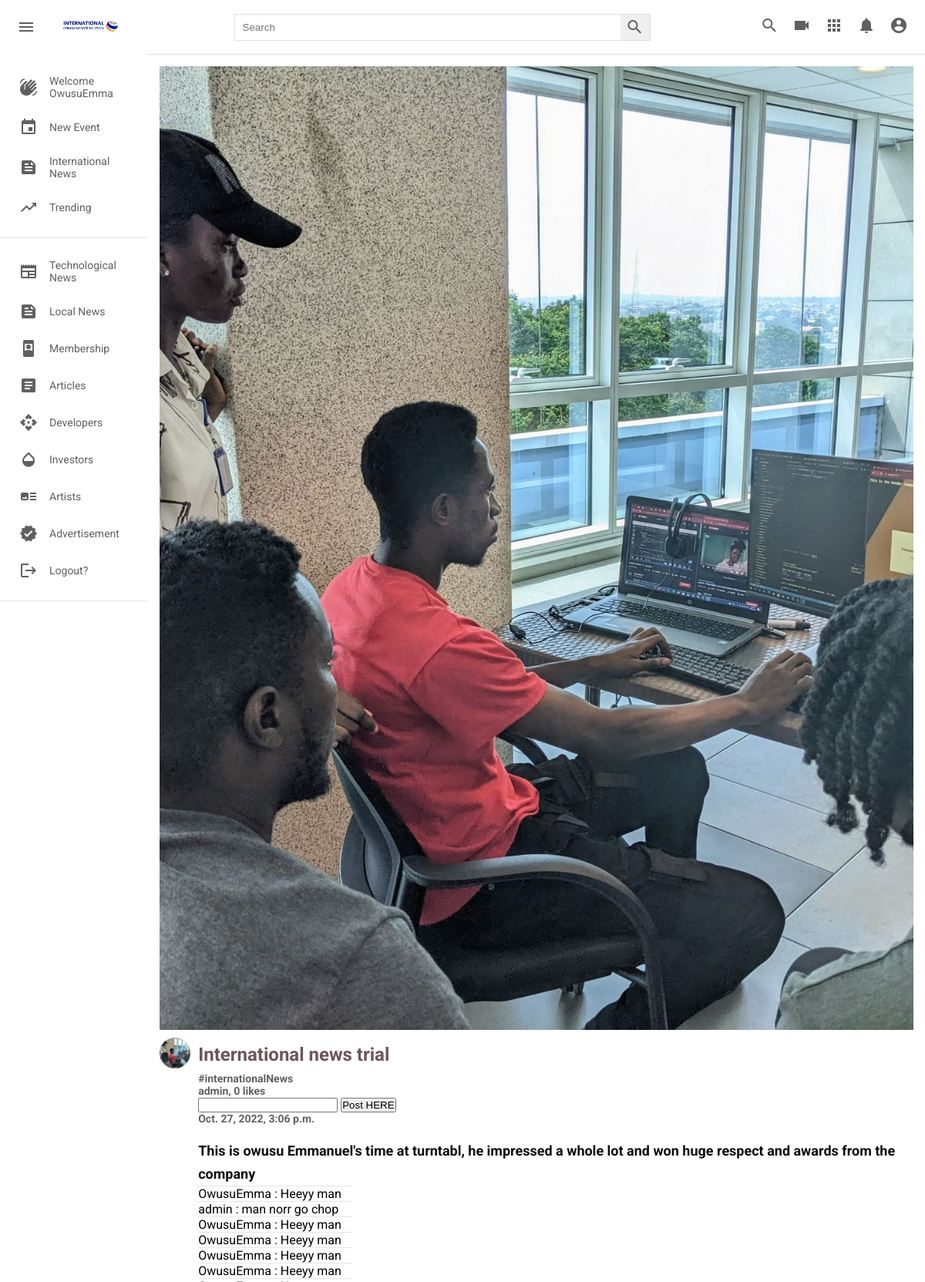
/internationalnewsDetail/1/ (signed in), run on the app's committed database.
### post/models.py (models this page shows, shortened)
class InternationalNews(models.Model):
    title = models.CharField(max_length=500, verbose_name="title", blank=True)
    picture = models.ImageField(upload_to=user_directory_path, verbose_name="Picture", null=True)
    caption = models.CharField(max_length=500000, verbose_name="Caption")
    posted = models.DateTimeField(auto_now_add=True)
    tag = models.ManyToManyField(Tag, related_name="internationalNews")
    user = models.ForeignKey(User, on_delete=models.CASCADE)
    likes = models.IntegerField(default=0)

class Tag(models.Model):
    title = models.CharField(max_length=100, verbose_name='tag')
    slug = models.SlugField(null=False, unique=True, default=uuid.uuid1)
    class Meta:
        verbose_name = 'Tag'
        verbose_name_plural = 'Tags'
    def __str__(self):
        return self.title

class InternationalNewsComment(models.Model):
    post = models.ForeignKey(InternationalNews, on_delete=models.CASCADE)
    user = models.ForeignKey(User, on_delete=models.CASCADE)
    body = models.TextField()
    date = models.DateTimeField(auto_now_add=True)

### post/views.py (the view)
# urls.py: path('internationalnewsDetail/<int:id>/', views.InternationNewsDetailedPage, name="internationalnewsDetail"),
def InternationNewsDetailedPage(request, id):
    if request.method == 'POST':
        post = InternationalNews.objects.get(id=id)
        body = request.POST.get("body")
        commment = InternationalNewsComment.objects.create(post=post, user=request.user, body=body)
        print(commment.body)
    detailed_page = InternationalNews.objects.get(pk=id)
    comments = InternationalNewsComment.objects.filter(post=detailed_page).order_by('-date')
    form = InternationalNewsCommentForm()
    context = {
        'detailed_page':detailed_page,
        'form':form,
        'comments': comments,
    }
    return render(request, 'int_detail_page.html', context)

### post/forms.py
class InternationalNewsCommentForm(forms.ModelForm):
    body = forms.CharField(widget=forms.TimeInput(attrs={'class':'input', 'placeholder':'Enter Comment'}),required=False)
    class Meta:
        model = InternationalNewsComment
        fields = ['body', 'user', 'post']

### templates/int_detail_page.html (shortened to what this page needs)
{% extends 'base.html' %}
{% load static %}
   {% block content %}
     <div class="detailPage_videos">
        <div class="detailPage_videos__container">
            <div class="detailPage_video">
                <div class="detailPage_video__thumbnail">
                <img src="{{ detailed_page.picture.url }}" alt="" />
                </div>
                <div class="video__details">
                    <div class="detailPage_author">
                        <img
                        src="{{ detailed_page.picture.url }}"
                        alt=""
                        />
                    </div>
                    <div class="detailPage_title">
                        <h3> <a href=""> {{ detailed_page.title }}</a></h3>
                        <h2><b>{% for tag in detailed_page.tag.all%}<a href="{{tag.get_absolute_url}}"> #{{tag}} </a><br>{% endfor %}</b></h2>
                        <h2><b><a href=""> {{detailed_page.user.username}}, {{detailed_page.likes}} likes </a></b></h2>
                        <form method="POST">
                          <input type="text" required name="body"/>
                          <button type="submit">Post HERE</button>
                        <h2> <b> <a href="">{{detailed_page.posted}}</a> </b></h2><br>
                        <h4> <a href=""> {{ detailed_page.caption }}</a></h4>
                        {% for comment in comments %}
                        <hr style="width:200px;">
                        {{comment.user.username}} : {{comment.body}}
                        {% endfor %}
                    </div>
                </div>
            </div>
        </div>
      </div>
    </div>
   {% endblock content %}

### templates/base.html (shortened to what this page needs)
{% load static %}
<html lang="en">
  <head>
    <link rel="stylesheet" href={% static 'styles.css'%} />
  </head>
  <body>
    {% if user.is_authenticated %}
    <div class="header">
      <div class="header__left">
        <i id="menu" class="material-icons">menu</i>
        <img
          src={% static 'images/mainlogo.jpg'%}
          alt=""
        />
      </div>
      <div class="header__search">
        <form action="">
          <input type="text" placeholder="Search" aria-label="Search" name="search" type="search" />
          <button><i class="material-icons">search</i></button>
        </form>
      </div>
      <div class="header__icons">
        <i class="material-icons display-this">search</i>
        <i class="material-icons">videocam</i>
        <i class="material-icons">apps</i>
        <i class="material-icons">notifications</i>
        <a href="{% url 'profile' request.user.username %}"
        class="nav-item nav-link {% if request.user.username in request.path %}active{% endif %}">
        <i class="material-icons display-this">account_circle</i>
        </a>
      </div>
    </div>
    <div class="mainBody">
      <div class="sidebar">
        <div class="sidebar__categories">
          <div class="sidebar__category">
            <i class="material-icons">waving_hand</i>
            <span>Welcome {{ user.username }}</span>
          </div>
          <div class="sidebar__category">
            <i class="material-icons">event</i>
            <span><a style="text-decoration:none; color: rgb(96, 96, 96);" href="{% url 'newevent' %}">New Event</a></span>
          </div>
          <div class="sidebar__category">
            <i class="material-icons">feed</i>
            <span><a style="text-decoration:none; color: rgb(96, 96, 96);" href="{% url 'internationalnews' %}">International News</a></span>
          </div>
          <div class="sidebar__category">
            <i class="material-icons">trending_up</i>
            <span><a style="text-decoration:none; color: rgb(96, 96, 96);" href="{% url 'trending' %}">Trending</a></span>
          </div>
        </div>
        <hr />
        <div class="sidebar__categories">
          <div class="sidebar__category">
            <i class="material-icons">newspaper</i>
            <span><a style="text-decoration:none; color: rgb(96, 96, 96);" href="{% url 'technologicalnews' %}">Technological News</a></span>
          </div>
          <div class="sidebar__category">
            <i class="material-icons">feed</i>
            <span><a style="text-decoration:none; color: rgb(96, 96, 96);" href="{% url 'localnews' %}">Local News</a></span>
          </div>
          <div class="sidebar__category">
            <i class="material-icons">remember_me</i>
            <span>Membership</span>
          </div>
          <div class="sidebar__category">
            <i class="material-icons">article</i>
            <span><a style="text-decoration:none; color: rgb(96, 96, 96);" href="{% url 'article' %}">Articles</a></span>
          </div>
          <div class="sidebar__category">
            <i class="material-icons">api</i>
            <span>Developers</span>
          </div>
          <div class="sidebar__category">
            <i class="material-icons">opacity</i>
            <span>Investors</span>
          </div>
          <div class="sidebar__category">
            <i class="material-icons">art_track</i>
            <span> Artists</span>
          </div>
          <div class="sidebar__category">
            <i class="material-icons">verified</i>
            <span>Advertisement</span>
          </div>
          <div class="sidebar__category">
            <i class="material-icons">logout</i>
            <span><a style="text-decoration:none; color: rgb(96, 96, 96);" href="{% url 'logout' %}">Logout?</a></span>
          </div>
        </div>
        <hr />
      </div>
      {% else %}
        <div class="alert alert-success" role="alert">
            <h3>Welcome!</h3>
            <a href="{% url 'register' %}">Signup</a>
            <a href="{% url 'login' %}">Login</a>
        </div>
      {% endif %}
    {% block content %}
    {% endblock content %}
  </body>
</html>

### static/styles.css (style rules this page uses)
* { margin: 0; padding: 0; box-sizing: border-box; }
body { font-family: 'Roboto', sans-serif; }
.material-icons { color: rgb(96, 96, 96); }
.header { display: flex; justify-content: space-between; align-items: center; height: 70px; padding: 15px; }
.header__left { display: flex; align-items: center; }
.header__left img { width: 100px; margin-left: 15px; }
.header i { padding: 0 7px; cursor: pointer; }
.header__search form { border: 1px solid #ddd; height: 35px; margin: 0; padding: 0; display: flex; }
.header__search input { width: 500px; padding: 10px; margin: 0; border-radius: 0; border: none; height: 100%; }
.header__search button { padding: 0; margin: 0; height: 100%; border: none; border-radius: 0; }
.mainBody { height: calc(100vh - 70px); display: flex; overflow: hidden; }
.sidebar { height: 100%; width: 230px; background-color: white; overflow-y: scroll; }
.sidebar__categories { width: 100%; display: flex; flex-direction: column; margin-bottom: 15px; margin-top: 15px; }
.sidebar__category { display: flex; align-items: center; padding: 12px 25px; }
.sidebar__category span { margin-left: 15px; }
hr { height: 1px; background-color: #e5e5e5; border: none; }
.video__details { display: flex; margin-top: 10px; }
.title a, span { text-decoration: none; color: rgb(96, 96, 96); font-size: 14px; }
.detailPage_videos { background-color: #fff; width: 100%; height: 100%; padding: 15px 15px; border-top: 1px solid #ddd; overflow-y: scroll; }
.detailPage_video { width: 100%; margin-bottom: 30px; }
.detailPage_video__thumbnail { width: 100%; height: 80%; }
.detailPage_video__thumbnail img { object-fit: cover; height: 100%; width: 100%; }
.detailPage_author img { object-fit: cover; border-radius: 50%; height: 40px; width: 40px; margin-right: 10px; }
.detailPage_title { display: flex; flex-direction: column; }
.detailPage_title h3 a { color: rgb(107, 86, 86); line-height: 45px; font-size: 24px; margin-bottom: 6px; }
.detailPage_title h4 a { color: rgb(14, 13, 13); line-height: 30px; font-size: 18px; margin-bottom: 6px; }
.detailPage_title a, span { text-decoration: none; color: rgb(96, 96, 96); font-size: 14px; }

### data on the page
InternationalNews: picture (picture), title "International news trial", user.username "admin", likes "0", posted "Oct. 27, 2022, 3:06 p.m.", caption "This is owusu Emmanuel's time at turntabl, he impressed a whole lot and won huge respect and awards from the company"
Tag: title "internationalNews"
InternationalNewsComment: user.username "OwusuEmma", body "Heeyy man"
InternationalNewsComment: user.username "admin", body "man norr go chop"
InternationalNewsComment: user.username "OwusuEmma", body "Heeyy man"
InternationalNewsComment: user.username "OwusuEmma", body "Heeyy man"
InternationalNewsComment: user.username "OwusuEmma", body "Heeyy man"
InternationalNewsComment: user.username "OwusuEmma", body "Heeyy man"

### other printed values
{{ user.username }} "OwusuEmma"
